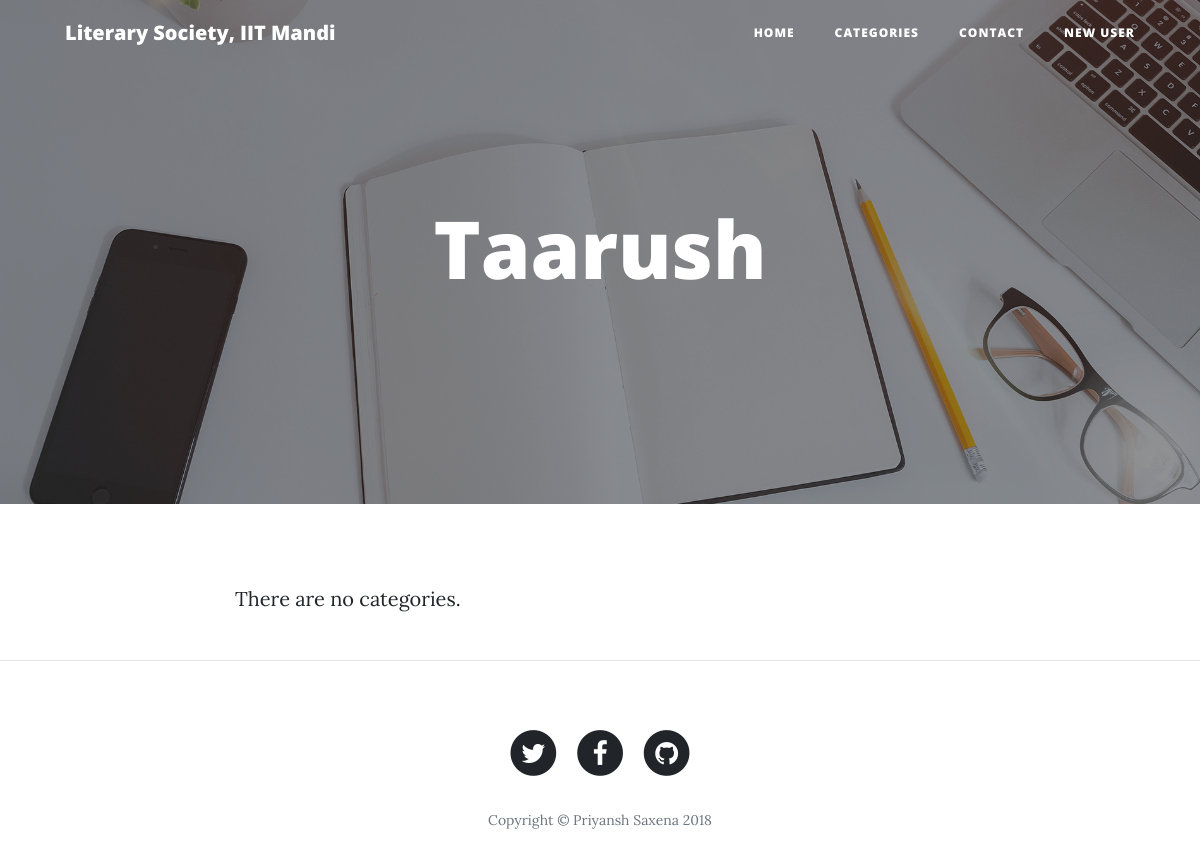
The page /categories/ on the database as committed earlier.
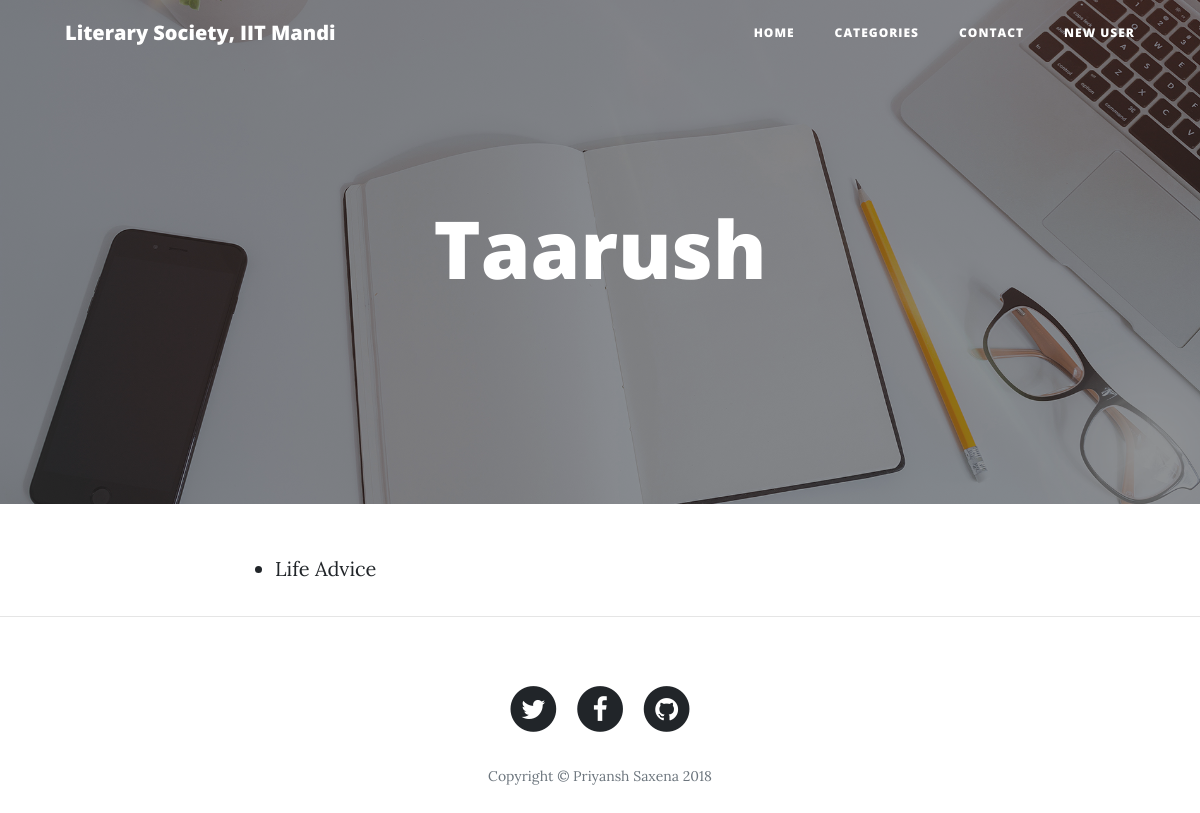
The same page on the database as committed later.
### anon_blog/models.py (models this page shows, shortened)
class Category(models.Model):
    title = models.CharField(max_length=100, db_index=True)
    slug = models.SlugField(max_length=100, db_index=True)
    @permalink
    def get_absolute_url(self):
        return ('viewcategory', None, { 'slug': self.slug })

### anon_blog/views.py (the view)
# urls.py: path('categories/', views.all_categories, name='all_categories'),
def all_categories(request):
    return render_to_response('all_categories.html', {
        'categories': Category.objects.all()
    })

### anon_blog/templates/all_categories.html (shortened to what this page needs)
{% extends 'base.html' %}
{% block content %}
    {% if categories %}
        <ul>
        {% for category in categories %}
            <li><a href="{{ category.get_absolute_url }}">{{ category.title }}</a></li>
        {% endfor %}
        </ul>
    {% else %}
        <p>There are no categories.</p>
    {% endif %}
{% endblock %}

Rows that differ between the two databases and show on the page:
added Category: title "Life Advice"
Other text that changed with them:
text no longer shown: "There are no categories."
